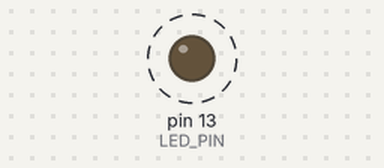
A sketch run on a simulated Arduino Uno, built with avr-gcc and run on an emulated ATmega328P. On the bench: output pins drawn as LEDs (lit = HIGH). Dashed ring = blinking.

Above: at 0.6 s.
Timing chart, 0 to 3.0 s (numbered marks = the images above):
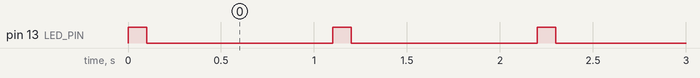

The sketch:

simple_flash.ino
```cpp
// (licence header left out)
#define LED_PIN     13

void ledOn() {
  digitalWrite(LED_PIN, HIGH);
}

void ledOff() {
  digitalWrite(LED_PIN, LOW);
}

// At the start
void setup() {

  // Setup the LED
  pinMode(LED_PIN, OUTPUT);
  digitalWrite(LED_PIN, LOW);
}

// Go around and around
void loop() {

  // flash it
  ledOn();
  delay(100);
  ledOff();
  delay(1000);

}
```

Measured:
- by itself, pin 13 (LED_PIN): alternates HIGH for 0.10 s and LOW for 1.0 s
